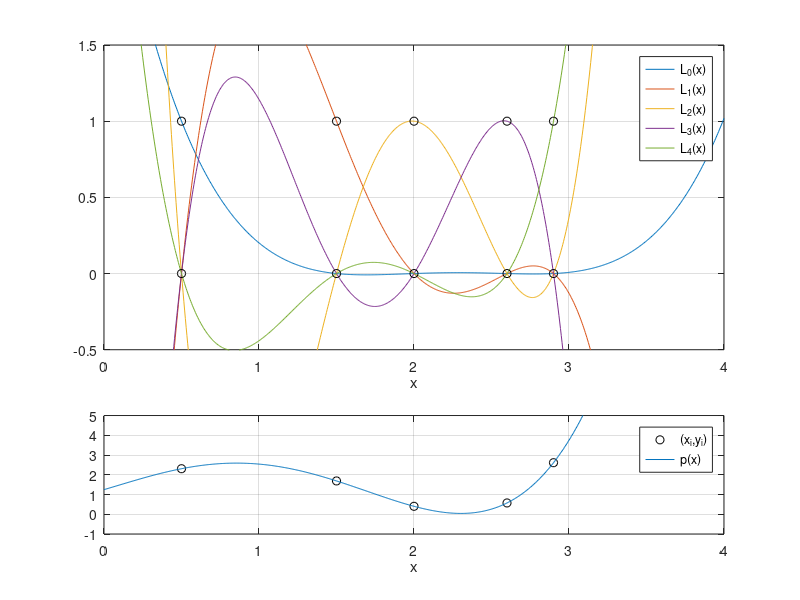

Here is the MATLAB script that generated this plot:
% LAGRANGE  Show the Lagrange interpolation process for
% 5 random points.

% the data
x = [0.5, 1.5, 2.0, 2.6, 2.9];
y = 3 * rand(1,5);

% the function  l_j(x)
ell = @(j, xx) polyval(polyfit(x, 1:5 == j, 4), xx);

% the interpolant
p = @(xx) polyval(polyfit(x, y, 4), xx);

% plot the lagrange functions
xx = 0.0:0.005:4.0;
subplot(3, 1, 1:2)
for j = 1:5
    plot(xx, ell(j, xx)),  hold on
end
plot(x, zeros(1,5), 'ko')
plot(x, ones(1,5), 'ko')
grid on, hold off
axis([0 4 -0.5 1.5])
xlabel x
legend('L_0(x)','L_1(x)','L_2(x)','L_3(x)','L_4(x)')

% plot the data and the interpolant
subplot(3, 1, 3)
plot(x, y, 'ko'),  hold on
plot(xx, p(xx))
grid on, hold off
axis([0 4 -1 5])
xlabel x
legend('(x_i,y_i)', 'p(x)')
